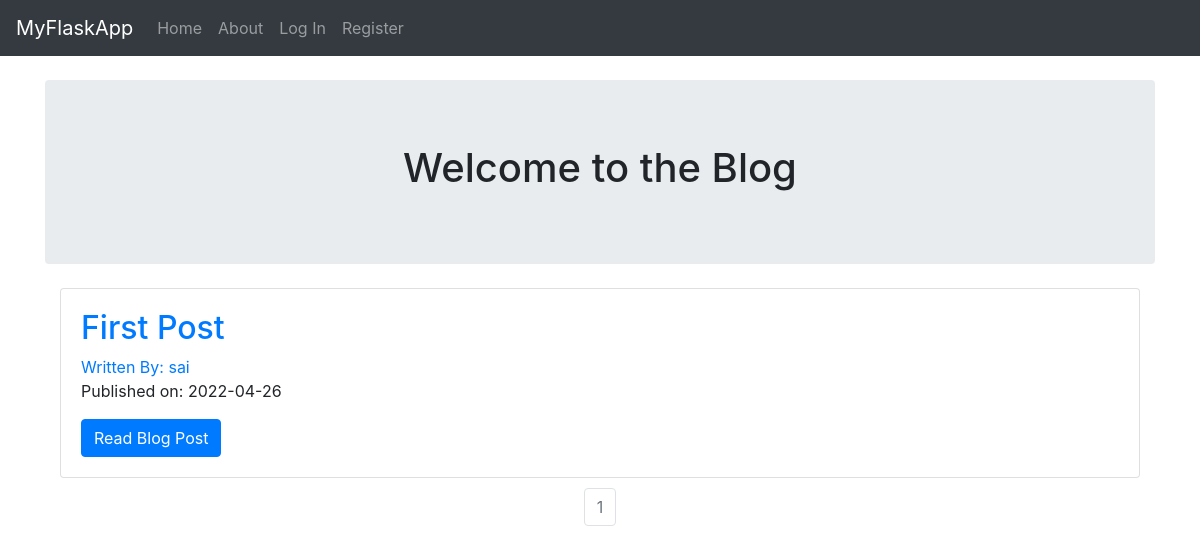
The app's page /, older data.
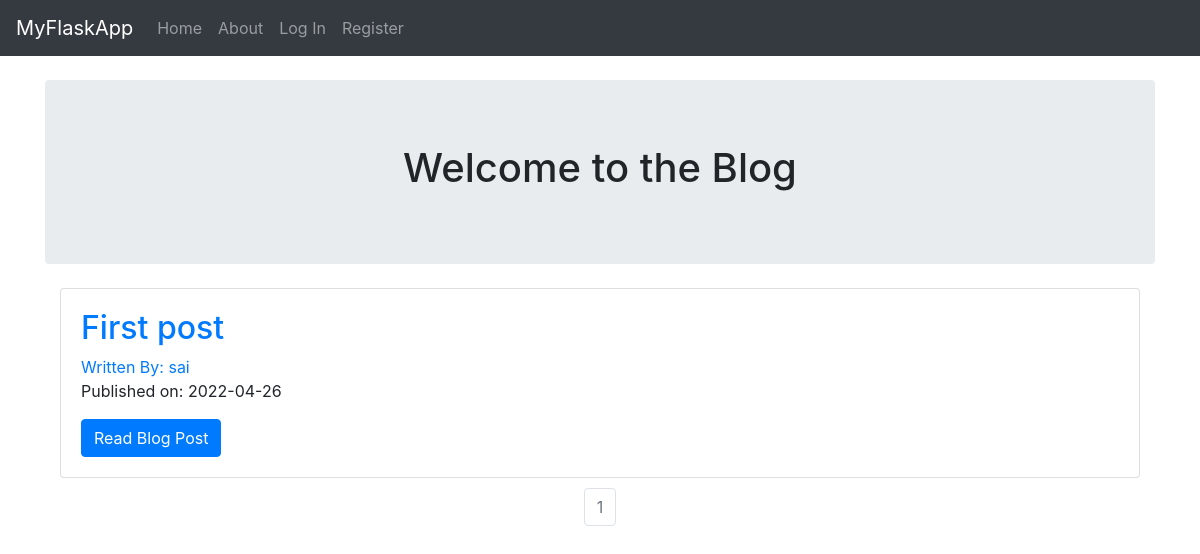
The same page, newer data.
### BlogProject/models.py (models this page shows, shortened)
class BlogPost(db.Model):
    users = db.relationship(User)
    id = db.Column(db.Integer, primary_key=True)
    user_id = db.Column(db.Integer, db.ForeignKey('users.id'), nullable=False)
    date = db.Column(db.DateTime, nullable=False, default=datetime.utcnow)
    title = db.Column(db.String(140), nullable=False)
    text = db.Column(db.Text, nullable=False)

class User(db.Model, UserMixin):
    __tablename__ = 'users'
    id = db.Column(db.Integer, primary_key = True)
    profile_image = db.Column(db.String(20), nullable=False, default='default_profile.png')
    email = db.Column(db.String(64), unique=True, index=True)
    username = db.Column(db.String(64), unique=True, index=True)
    password_hash = db.Column(db.String(128))
    posts = db.relationship('BlogPost', backref='author', lazy=True)

### BlogProject/core/views.py (the view)
@core.route('/')
def index():
    page = request.args.get('page',1, type=int)
    blog_posts = BlogPost.query.order_by(BlogPost.date.desc()).paginate(page=page, per_page =3)
    return render_template('index.html', blog_posts = blog_posts)

### BlogProject/templates/index.html
{% extends "base.html" %}
{% block content %}
<div class="jumbotron jumbotron-fluid my-4 rounded">
    <div class="container " >
      <h1 class="display-8 text-center">Welcome to the Blog</h1>
    </div>
  </div>
  <div class="container">
    {% for post in blog_posts.items %}
    <div class="card" >
      <div class="card-body">
        <h2><a class="card-title" href ="{{url_for('blog_posts.blog_post',blog_post_id = post.id)}}">{{post.title}}</a></h2>
        <a href="{{url_for('users.user_posts',username = post.author.username)}}">Written By: {{post.author.username}}</a>
        <p>Published on: {{post.date.strftime('%Y-%m-%d')}}</p>
        <a class = "btn btn-primary" href="{{url_for('blog_posts.blog_post',blog_post_id = post.id)}}">Read Blog Post</a>
     </div>
    </div>
    {% endfor %}
  </div>
  <nav aria-label="Page navigation example" style="margin-top: 10px;">
    <ul class="pagination justify-content-center">
        {% for page_num in blog_posts.iter_pages(left_edge = 1, right_edge=1,left_current=1,right_current=2) %}
        {% if blog_posts.page == page_num %}
        <li class = 'page-item disabled'>
            <a class = 'page-link' href="{{url_for('core.index', page=page_num)}}">{{page_num}}</a>
        </li>
        {% else %}
        <li class = 'page-item'>
            <a class = 'page-link' href="{{url_for('core.index', page=page_num)}}">{{page_num}}</a>
        </li>
        {% endif %}
        {% endfor %}
    </ul>
  </nav>
{% endblock %}

Row changes from the older to the newer data that the page shows:
changed BlogPost "sai": title "First Post" → "First post"
